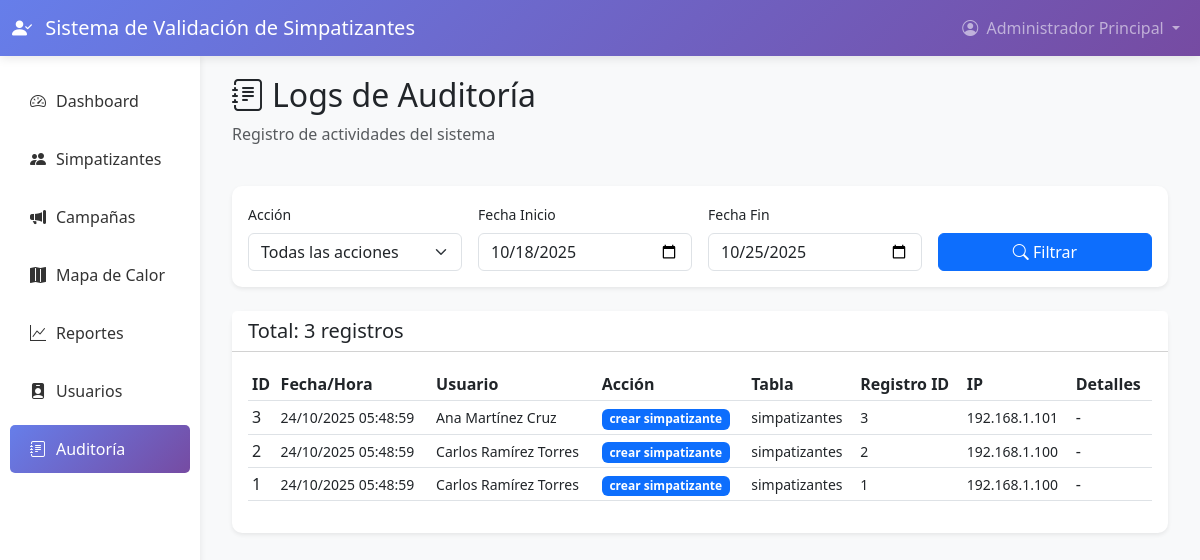
The page /public/auditoria/index.php (signed in) on the database its author committed.
### tables this page shows
CREATE TABLE IF NOT EXISTS logs_auditoria (
    id INT AUTO_INCREMENT PRIMARY KEY,
    usuario_id INT,
    accion VARCHAR(100) NOT NULL,
    tabla_afectada VARCHAR(50),
    registro_id INT,
    datos_anteriores TEXT,
    datos_nuevos TEXT,
    ip_address VARCHAR(45),
    user_agent TEXT,
    created_at TIMESTAMP DEFAULT CURRENT_TIMESTAMP,
    FOREIGN KEY (usuario_id) REFERENCES usuarios(id) ON DELETE SET NULL,
    INDEX idx_usuario (usuario_id),
    INDEX idx_accion (accion),
    INDEX idx_created_at (created_at)
);

CREATE TABLE IF NOT EXISTS usuarios (
    id INT AUTO_INCREMENT PRIMARY KEY,
    username VARCHAR(50) UNIQUE NOT NULL,
    email VARCHAR(100) UNIQUE NOT NULL,
    password VARCHAR(255) NOT NULL,
    nombre_completo VARCHAR(150) NOT NULL,
    rol ENUM('super_admin', 'admin', 'candidato', 'coordinador', 'capturista') NOT NULL DEFAULT 'capturista',
    activo TINYINT(1) DEFAULT 1,
    intentos_fallidos INT DEFAULT 0,
    bloqueado_hasta DATETIME NULL,
    whatsapp VARCHAR(20),
    twitter VARCHAR(100),
    instagram VARCHAR(100),
    facebook VARCHAR(100),
    youtube VARCHAR(100),
    tiktok VARCHAR(100),
    created_at TIMESTAMP DEFAULT CURRENT_TIMESTAMP,
    updated_at TIMESTAMP DEFAULT CURRENT_TIMESTAMP ON UPDATE CURRENT_TIMESTAMP,
    INDEX idx_rol (rol),
    INDEX idx_email (email),
    INDEX idx_activo (activo)
);

### config/Database.php (called while the page is built, shortened)
<?php
class Database {
    private static $instance = null;
    private $connection;
    private function __construct() {
        try {
            $dsn = "mysql:host=" . DB_HOST . ";dbname=" . DB_NAME . ";charset=" . DB_CHARSET;
            $options = [
                PDO::ATTR_ERRMODE => PDO::ERRMODE_EXCEPTION,
                PDO::ATTR_DEFAULT_FETCH_MODE => PDO::FETCH_ASSOC,
                PDO::ATTR_EMULATE_PREPARES => false,
                PDO::MYSQL_ATTR_INIT_COMMAND => "SET NAMES " . DB_CHARSET
            ];
            $this->connection = new PDO($dsn, DB_USER, DB_PASS, $options);
        } catch (PDOException $e) {
            die("Error de conexión a la base de datos: " . $e->getMessage());
        }
    }
    public static function getInstance() {
        if (self::$instance === null) {
            self::$instance = new self();
        }
        return self::$instance;
    }
    public function query($sql, $params = []) {
        try {
            $stmt = $this->connection->prepare($sql);
            $stmt->execute($params);
            return $stmt->fetchAll();
        } catch (PDOException $e) {
            error_log("Error en query: " . $e->getMessage());
            return false;
        }
    }
    public function queryOne($sql, $params = []) {
        try {
            $stmt = $this->connection->prepare($sql);
            $stmt->execute($params);
            return $stmt->fetch();
        } catch (PDOException $e) {
            error_log("Error en queryOne: " . $e->getMessage());
            return false;
        }
    }
}

### app/models/LogAuditoria.php (called while the page is built, shortened)
<?php
class LogAuditoria {
    private $db;
    public function __construct() {
        $this->db = Database::getInstance();
    }
    public function obtenerLogs($filtros = [], $page = 1, $perPage = RECORDS_PER_PAGE) {
        $offset = ($page - 1) * $perPage;
        $where = [];
        $params = [];
        if (!empty($filtros['fecha_inicio'])) {
            $where[] = "DATE(l.created_at) >= ?";
            $params[] = $filtros['fecha_inicio'];
        }
        if (!empty($filtros['fecha_fin'])) {
            $where[] = "DATE(l.created_at) <= ?";
            $params[] = $filtros['fecha_fin'];
        }
        $whereClause = !empty($where) ? 'WHERE ' . implode(' AND ', $where) : '';
        $sql = "SELECT l.*, u.nombre_completo as usuario_nombre
                FROM logs_auditoria l
                LEFT JOIN usuarios u ON l.usuario_id = u.id
                $whereClause
                ORDER BY l.created_at DESC
                LIMIT ? OFFSET ?";
        $params[] = $perPage;
        $params[] = $offset;
        return $this->db->query($sql, $params);
    }
    public function contarTotal($filtros = []) {
        $where = [];
        $params = [];
        if (!empty($filtros['fecha_inicio'])) {
            $where[] = "DATE(created_at) >= ?";
            $params[] = $filtros['fecha_inicio'];
        }
        if (!empty($filtros['fecha_fin'])) {
            $where[] = "DATE(created_at) <= ?";
            $params[] = $filtros['fecha_fin'];
        }
        $whereClause = !empty($where) ? 'WHERE ' . implode(' AND ', $where) : '';
        $sql = "SELECT COUNT(*) as total FROM logs_auditoria $whereClause";
        $result = $this->db->queryOne($sql, $params);
        return $result['total'] ?? 0;
    }
}

### public/auditoria/index.php (the view, shortened to what this page needs)
<?php
require_once __DIR__ . '/../../config/Database.php';
require_once __DIR__ . '/../../app/models/LogAuditoria.php';
$logModel = new LogAuditoria();
$filtros = [];
$page = isset($_GET['page']) ? (int)$_GET['page'] : 1;
if (!empty($_GET['fecha_inicio'])) {
    $filtros['fecha_inicio'] = $_GET['fecha_inicio'];
} else {
    $filtros['fecha_inicio'] = date('Y-m-d', strtotime('-7 days'));
}
if (!empty($_GET['fecha_fin'])) {
    $filtros['fecha_fin'] = $_GET['fecha_fin'];
} else {
    $filtros['fecha_fin'] = date('Y-m-d');
}
$logs = $logModel->obtenerLogs($filtros, $page);
$total = $logModel->contarTotal($filtros);
include __DIR__ . '/../../app/views/layouts/header.php';
?>
<div class="container-fluid">
    <div class="row mb-4">
        <div class="col-md-6">
            <h2><i class="bi bi-journal-text me-2"></i>Logs de Auditoría</h2>
            <p class="text-muted">Registro de actividades del sistema</p>
        </div>
    </div>
    <div class="card border-0 shadow-sm mb-4">
        <div class="card-body">
            <form method="GET" action="" class="row g-3">
                <div class="col-md-3">
                    <label class="form-label small">Acción</label>
                    <select class="form-select" name="accion">
                        <option value="">Todas las acciones</option>
                    </select>
                </div>
                <div class="col-md-3">
                    <label class="form-label small">Fecha Inicio</label>
                    <input type="date" class="form-control" name="fecha_inicio"
                           value="<?php echo htmlspecialchars($filtros['fecha_inicio']); ?>">
                </div>
                <div class="col-md-3">
                    <label class="form-label small">Fecha Fin</label>
                    <input type="date" class="form-control" name="fecha_fin"
                           value="<?php echo htmlspecialchars($filtros['fecha_fin']); ?>">
                </div>
                <div class="col-md-3">
                    <label class="form-label small">&nbsp;</label>
                    <button type="submit" class="btn btn-primary w-100">
                        <i class="bi bi-search"></i> Filtrar
                    </button>
                </div>
            </form>
        </div>
    </div>
    <div class="card border-0 shadow-sm">
        <div class="card-header bg-white">
            <div class="d-flex justify-content-between align-items-center">
                <h5 class="mb-0">
                    Total: <?php echo number_format($total); ?> registros
                </h5>
            </div>
        </div>
        <div class="card-body">
            <div class="table-responsive">
                <table class="table table-sm table-hover">
                    <thead>
                        <tr>
                            <th>ID</th>
                            <th>Fecha/Hora</th>
                            <th>Usuario</th>
                            <th>Acción</th>
                            <th>Tabla</th>
                            <th>Registro ID</th>
                            <th>IP</th>
                            <th>Detalles</th>
                        </tr>
                    </thead>
                    <tbody>
                        <?php if (empty($logs)): ?>
                            <tr>
                                <td colspan="8" class="text-center text-muted py-4">
                                    <i class="bi bi-inbox" style="font-size: 3rem;"></i>
                                    <p class="mt-2">No se encontraron registros</p>
                                </td>
                            </tr>
                        <?php else: ?>
                            <?php foreach ($logs as $log): ?>
                                <tr>
                                    <td><?php echo $log['id']; ?></td>
                                    <td>
                                        <small>
                                            <?php echo date('d/m/Y H:i:s', strtotime($log['created_at'])); ?>
                                        </small>
                                    </td>
                                    <td>
                                        <small><?php echo htmlspecialchars($log['usuario_nombre'] ?? 'Sistema'); ?></small>
                                    </td>
                                    <td>
                                        <?php
                                        $accionClasses = [
                                            'login' => 'success',
                                            'logout' => 'secondary',
                                            'crear_simpatizante' => 'primary',
                                            'crear_usuario' => 'primary',
                                            'actualizar_simpatizante' => 'warning',
                                            'actualizar_usuario' => 'warning',
                                            'eliminar_simpatizante' => 'danger',
                                            'eliminar_usuario' => 'danger',
                                        ];
                                        $accionClass = $accionClasses[$log['accion']] ?? 'info';
                                        ?>
                                        <span class="badge bg-<?php echo $accionClass; ?>">
                                            <?php echo htmlspecialchars(str_replace('_', ' ', $log['accion'])); ?>
                                        </span>
                                    </td>
                                    <td><small><?php echo htmlspecialchars($log['tabla_afectada'] ?? '-'); ?></small></td>
                                    <td><small><?php echo $log['registro_id'] ?? '-'; ?></small></td>
                                    <td><small><?php echo htmlspecialchars($log['ip_address'] ?? '-'); ?></small></td>
                                    <td>
                                        <?php if ($log['datos_nuevos'] || $log['datos_anteriores']): ?>
                                            <button class="btn btn-sm btn-link"
                                                    data-bs-toggle="modal"
                                                    data-bs-target="#modalLog<?php echo $log['id']; ?>">
                                                <i class="bi bi-info-circle"></i>
                                            </button>
                                            <div class="modal fade" id="modalLog<?php echo $log['id']; ?>" tabindex="-1">
                                                <div class="modal-dialog modal-lg">
                                                    <div class="modal-content">
                                                        <div class="modal-header">
                                                            <h5 class="modal-title">Detalles del Log #<?php echo $log['id']; ?></h5>
                                                            <button type="button" class="btn-close" data-bs-dismiss="modal"></button>
                                                        </div>
                                                        <div class="modal-body">
                                                            <?php if ($log['datos_anteriores']): ?>
                                                                <h6>Datos Anteriores:</h6>
                                                                <pre class="bg-light p-3 rounded"><?php echo htmlspecialchars(json_encode(json_decode($log['datos_anteriores']), JSON_PRETTY_PRINT)); ?></pre>
                                                            <?php endif; ?>
                                                            <?php if ($log['datos_nuevos']): ?>
                                                                <h6>Datos Nuevos:</h6>
                                                                <pre class="bg-light p-3 rounded"><?php echo htmlspecialchars(json_encode(json_decode($log['datos_nuevos']), JSON_PRETTY_PRINT)); ?></pre>
                                                            <?php endif; ?>
                                                            <h6>Información Adicional:</h6>
                                                            <ul>
                                                                <li><strong>User Agent:</strong> <?php echo htmlspecialchars($log['user_agent'] ?? 'N/A'); ?></li>
                                                            </ul>
                                                        </div>
                                                    </div>
                                                </div>
                                            </div>
                                        <?php else: ?>
                                            -
                                        <?php endif; ?>
                                    </td>
                                </tr>
                            <?php endforeach; ?>
                        <?php endif; ?>
                    </tbody>
                </table>
            </div>
        </div>
    </div>
</div>
<?php include __DIR__ . '/../../app/views/layouts/footer.php'; ?>

### rows shown on the page
logs_auditoria: id "3", created_at "24/10/2025 05:48:59", usuario.nombre_completo "Ana Martínez Cruz", accion "crear simpatizante", tabla_afectada "simpatizantes", registro "3", ip_address "192.168.1.101"
logs_auditoria: id "2", created_at "24/10/2025 05:48:59", usuario.nombre_completo "Carlos Ramírez Torres", accion "crear simpatizante", tabla_afectada "simpatizantes", registro "2", ip_address "192.168.1.100"
logs_auditoria: id "1", created_at "24/10/2025 05:48:59", usuario.nombre_completo "Carlos Ramírez Torres", accion "crear simpatizante", tabla_afectada "simpatizantes", registro "1", ip_address "192.168.1.100"

### other values the page prints
APP_NAME "Sistema de Validación de Simpatizantes"
$_SESSION['nombre_completo'] "Administrador Principal"
$total "3"
